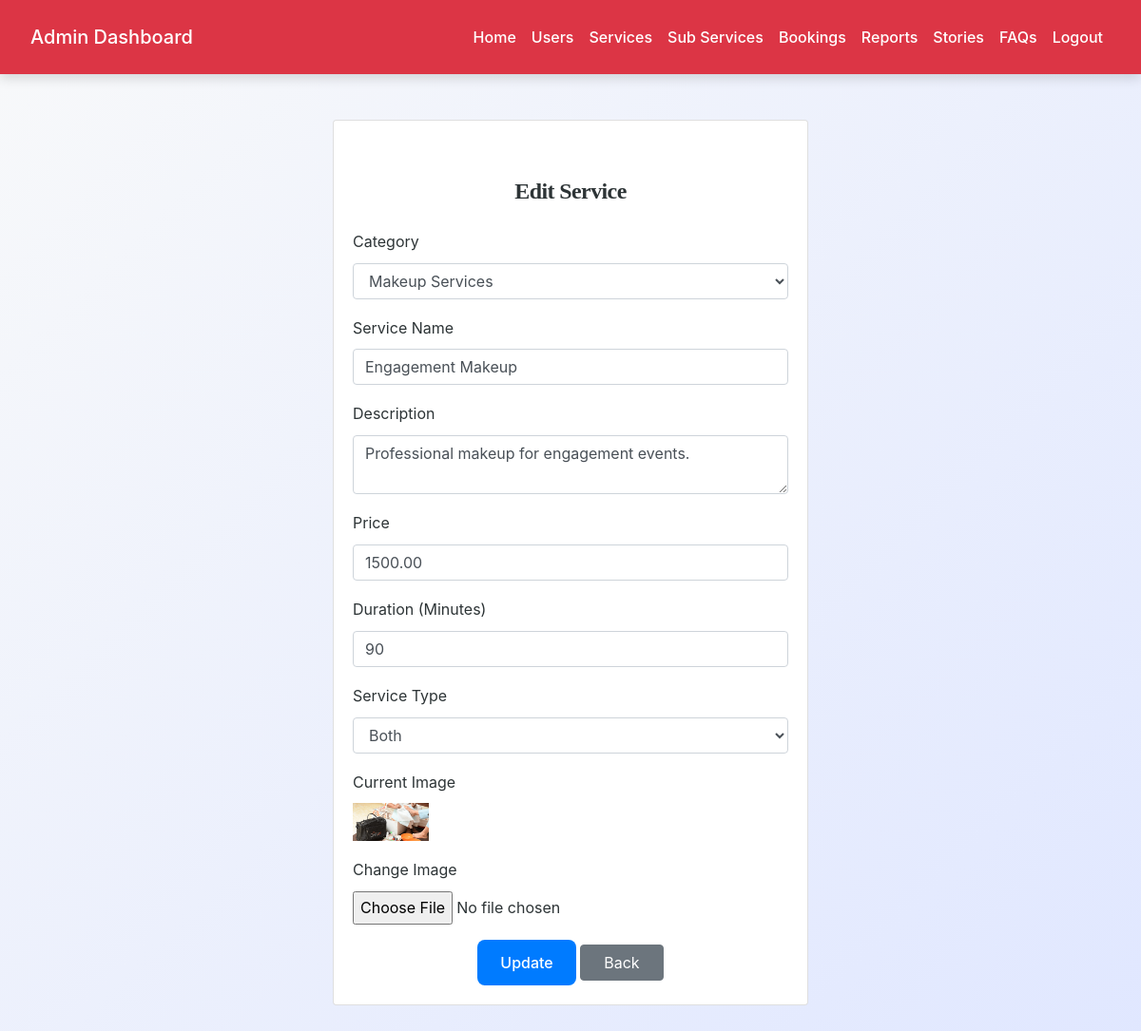
/admin/service_edit.php?id=1 (signed in), run on the app's committed database.
### tables this page shows
CREATE TABLE `services` (
  `service_id` int(11) NOT NULL,
  `category_id` int(11) NOT NULL,
  `service_name` varchar(150) NOT NULL,
  `description` text DEFAULT NULL,
  `price` decimal(10,2) NOT NULL,
  `duration_minutes` int(11) DEFAULT 60,
  `image_url` varchar(255) DEFAULT NULL,
  `created_at` datetime DEFAULT current_timestamp(),
  `service_type` enum('Men','Women','Both') NOT NULL DEFAULT 'Both'
);

CREATE TABLE `service_categories` (
  `category_id` int(11) NOT NULL,
  `category_name` varchar(100) NOT NULL,
  `description` text DEFAULT NULL,
  `image_url` varchar(255) DEFAULT NULL,
  `created_at` datetime DEFAULT current_timestamp()
);

### admin/service_edit.php (the view, shortened to what this page needs)
<?php
include('config.php');
$id = intval($_GET['id'] ?? 0);
$service = mysqli_fetch_assoc(mysqli_query($conn, "SELECT * FROM services WHERE service_id = $id"));
$categories = mysqli_query($conn, "SELECT * FROM service_categories ORDER BY category_name ASC");
?>
<!DOCTYPE html>
<html>
<head>
    <link rel="stylesheet" href="https://maxcdn.bootstrapcdn.com/bootstrap/4.5.2/css/bootstrap.min.css">
    <link rel="stylesheet" href="../css/style.css">
</head>
<body>
<?php include('admin_navbar.php'); ?>
<div class="container mt-5">
    <div class="card mx-auto" style="max-width: 500px;">
        <div class="card-body">
            <h4 class="text-center mb-4">Edit Service</h4>
            <form method="post" enctype="multipart/form-data">
                <div class="form-group">
                    <label>Category</label>
                    <select name="category_id" class="form-control" required>
                        <?php while($cat = mysqli_fetch_assoc($categories)): ?>
                            <option value="<?= $cat['category_id'] ?>" <?= ($service['category_id']==$cat['category_id'])?'selected':'' ?>>
                                <?= htmlspecialchars($cat['category_name']) ?>
                            </option>
                        <?php endwhile; ?>
                    </select>
                </div>
                <div class="form-group">
                    <label>Service Name</label>
                    <input type="text" name="service_name" class="form-control" value="<?= htmlspecialchars($service['service_name']) ?>" required>
                </div>
                <div class="form-group">
                    <label>Description</label>
                    <textarea name="description" class="form-control"><?= htmlspecialchars($service['description']) ?></textarea>
                </div>
                <div class="form-group">
                    <label>Price</label>
                    <input type="number" step="0.01" name="price" class="form-control" value="<?= $service['price'] ?>" required>
                </div>
                <div class="form-group">
                    <label>Duration (Minutes)</label>
                    <input type="number" name="duration_minutes" class="form-control" value="<?= $service['duration_minutes'] ?>">
                </div>
                <div class="form-group">
                    <label>Service Type</label>
                    <select name="service_type" class="form-control" required>
                        <option value="Both" <?= ($service['service_type']=='Both')?'selected':'' ?>>Both</option>
                    </select>
                </div>
                <div class="form-group">
                    <label>Current Image</label><br>
                    <?php if ($service['image_url']): ?>
                        <img src="../images/<?= $service['image_url'] ?>" width="80">
                    <?php endif; ?>
                </div>
                <div class="form-group">
                    <label>Change Image</label>
                    <input type="file" name="image" class="form-control-file">
                </div>
                <div class="text-center">
                    <button class="btn btn-primary px-4">Update</button>
                    <a href="services_list.php" class="btn btn-secondary px-4">Back</a>
                </div>
            </form>
        </div>
    </div>
</div>
</body>
</html>

### css/style.css (style rules this page uses)
:root { --primary: #007bff; --secondary: #6c757d; --success: #28a745; --info: #17a2b8; --warning: #ffc107; --danger: #dc3545; --light: #f8f9fa; --dark: #2d3436; --accent: #ff6f61; --highlight: #6f42c1; --shadow: rgba(0, 0, 0, 0.15); --transition: all 0.3s ease-in-out; }
body { font-family: 'Inter', 'Segoe UI', Tahoma, Geneva, Verdana, sans-serif; background: linear-gradient(135deg, var(--light) 0%, #e0e7ff 100%); color: var(--dark); line-height: 1.8; margin: 0; padding: 0; min-height: 100vh; font-size: 16px; }
h1, h2, h3, h4 { text-align: center; margin: 2.5rem 0; font-family: 'Georgia', 'Times New Roman', serif; color: var(--dark); font-weight: 700; letter-spacing: -0.025em; }
h4 { font-size: 1.5rem; }
.container { max-width: 1200px; margin: 0 auto 3rem; padding: 0 1.5rem; }
.btn-primary { background-color: var(--primary); color: #fff; border: none; border-radius: 8px; padding: 0.75rem 1.5rem; font-size: 1rem; font-weight: 500; cursor: pointer; transition: var(--transition); display: inline-flex; align-items: center; justify-content: center; }
a { color: var(--primary); text-decoration: none; font-weight: 500; transition: var(--transition); }

### data on the page
services: category_id "Makeup Services", service_name "Engagement Makeup", description "Professional makeup for engagement events.", price "1500.00", duration_minutes "90", service_type "Both", image_url (picture)
